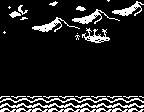

A 2D game scene composited from a Tiled map and its tileset images. What follows is a short description and the map's XML, with every tile layer's data as written:
An orthogonal 18x28 tile map with 8x4 px tiles, 1 tile layer (Capa de Patrones 1).

<map version="1.2" tiledversion="1.2.4" orientation="orthogonal" renderorder="right-down" width="18" height="28" tilewidth="8" tileheight="4" infinite="0" nextlayerid="2" nextobjectid="1">
 <tileset firstgid="1" source="patrones8x4.tsx" />
 <layer id="1" name="Capa de Patrones 1" width="18" height="28">
  <data encoding="csv">
141,141,141,141,141,141,183,184,141,141,141,141,141,196,141,141,5,6,
141,167,168,169,141,141,193,194,141,163,164,141,141,141,141,141,15,16,
141,177,178,179,141,141,141,141,141,173,174,5,6,7,23,24,25,26,
141,187,188,189,141,141,141,141,141,141,141,15,16,17,33,34,35,36,
141,197,198,199,141,141,5,6,7,23,24,25,26,27,28,141,141,141,
141,141,141,141,3,141,15,16,17,33,34,35,36,37,38,141,141,141,
141,141,141,141,23,24,25,26,27,28,141,141,141,141,141,141,141,141,
186,141,141,141,33,34,35,36,37,38,43,44,45,46,141,141,141,141,
196,141,141,141,141,141,141,141,141,8,53,54,55,56,141,141,141,141,
141,141,141,141,141,141,141,141,141,18,63,64,65,66,141,141,141,141,
141,141,141,141,141,141,141,141,141,141,73,74,75,76,141,141,141,141,
141,141,141,141,141,141,141,141,141,141,141,141,141,141,141,141,141,141,
141,141,141,141,141,141,141,141,141,141,141,141,141,141,141,141,141,141,
141,141,141,141,141,141,141,141,141,141,141,141,141,141,141,141,141,141,
141,141,141,141,141,141,141,141,141,141,141,141,141,141,141,141,141,141,
141,141,141,141,141,141,141,141,141,141,141,141,141,141,141,141,141,141,
141,141,141,141,141,141,141,141,141,141,141,141,141,141,141,141,141,141,
141,141,141,141,141,141,141,141,141,141,141,141,141,141,141,141,141,141,
141,141,141,141,141,141,141,141,141,141,141,141,141,141,141,141,141,141,
141,141,141,141,141,141,141,141,141,141,141,141,141,141,141,141,141,141,
141,141,141,141,141,141,141,141,141,141,141,141,141,141,141,141,141,141,
141,141,141,141,141,141,141,141,141,141,141,141,141,141,141,141,141,141,
141,141,141,141,141,141,141,141,141,141,141,141,141,141,141,141,141,141,
141,141,141,141,141,141,141,141,141,141,141,141,141,141,141,141,141,141,
1,2,1,2,1,2,1,2,1,2,1,2,1,2,1,2,1,2,
11,12,11,12,11,12,11,12,11,12,11,12,11,12,11,12,11,12,
21,22,21,22,21,22,21,22,21,22,21,22,21,22,21,22,21,22,
31,32,31,32,31,32,31,32,31,32,31,32,31,32,31,32,31,32
</data>
 </layer>
</map>